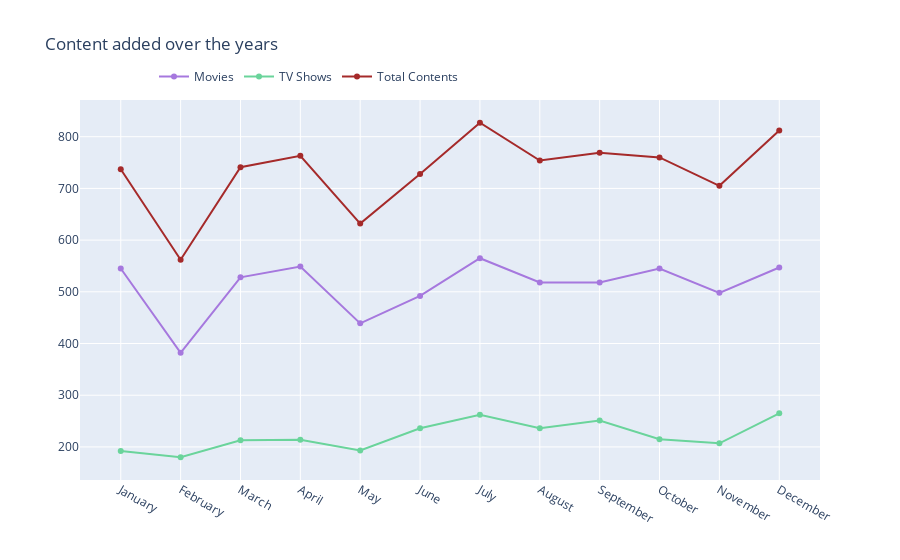

Notebook code for this chart:
### Markdown cell above
# Content added over the month

### Code cell
df_1_content = df_1[['month_added','month_name_added']].value_counts().reset_index().rename(columns = {
    0 : 'count'}).sort_values('month_added').drop('month_added',axis=1)
df_1_content['percent'] = df_1_content['count'].apply(lambda x : 100*x/sum(df_1_content['count']))


df_1_tv2 = df_1_tv[['month_added','month_name_added']].value_counts().reset_index().rename(columns = {
    0 : 'count'}).sort_values('month_added').drop('month_added',axis=1)
df_1_tv2['percent'] = df_1_tv2['count'].apply(lambda x : 100*x/sum(df_1_tv2['count']))


df_1_movies2 = df_1_movies[['month_added','month_name_added']].value_counts().reset_index().rename(columns = {
    0 : 'count'}).sort_values('month_added').drop('month_added',axis=1)
df_1_movies2['percent'] = df_1_movies2['count'].apply(lambda x : 100*x/sum(df_1_movies2['count']))

t1 = go.Scatter(x=df_1_movies2['month_name_added'], y=df_1_movies2["count"], name="Movies", marker=dict(color="#a678de"))
t2 = go.Scatter(x=df_1_tv2['month_name_added'], y=df_1_tv2["count"], name="TV Shows", marker=dict(color="#6ad49b"))
t3 = go.Scatter(x=df_1_content['month_name_added'], y=df_1_content["count"], name="Total Contents", marker=dict(color="Brown"))


data = [t1, t2, t3]

layout = go.Layout(title="Content added over the years", legend=dict(x=0.1, y=1.1, orientation="h"))
fig = go.Figure(data, layout=layout)
fig.show()

### Figure 1 — Plotly figure (JSON) as saved in the notebook; plotly's stock layout.template omitted (floating-point values rounded to 4 significant figures)
{"data": [{"marker": {"color": "#a678de"}, "name": "Movies", "type": "scatter", "x": ["January", "February", "March", "April", "May", "June", "July", "August", "September", "October", "November", "December"], "y": [545, 382, 528, 549, 439, 492, 565, 518, 518, 545, 498, 547]}, {"marker": {"color": "#6ad49b"}, "name": "TV Shows", "type": "scatter", "x": ["January", "February", "March", "April", "May", "June", "July", "August", "September", "October", "November", "December"], "y": [192, 180, 213, 214, 193, 236, 262, 236, 251, 215, 207, 265]}, {"marker": {"color": "Brown"}, "name": "Total Contents", "type": "scatter", "x": ["January", "February", "March", "April", "May", "June", "July", "August", "September", "October", "November", "December"], "y": [737, 562, 741, 763, 632, 728, 827, 754, 769, 760, 705, 812]}], "layout": {"legend": {"orientation": "h", "x": 0.1, "y": 1.1}, "title": {"text": "Content added over the years"}}}
